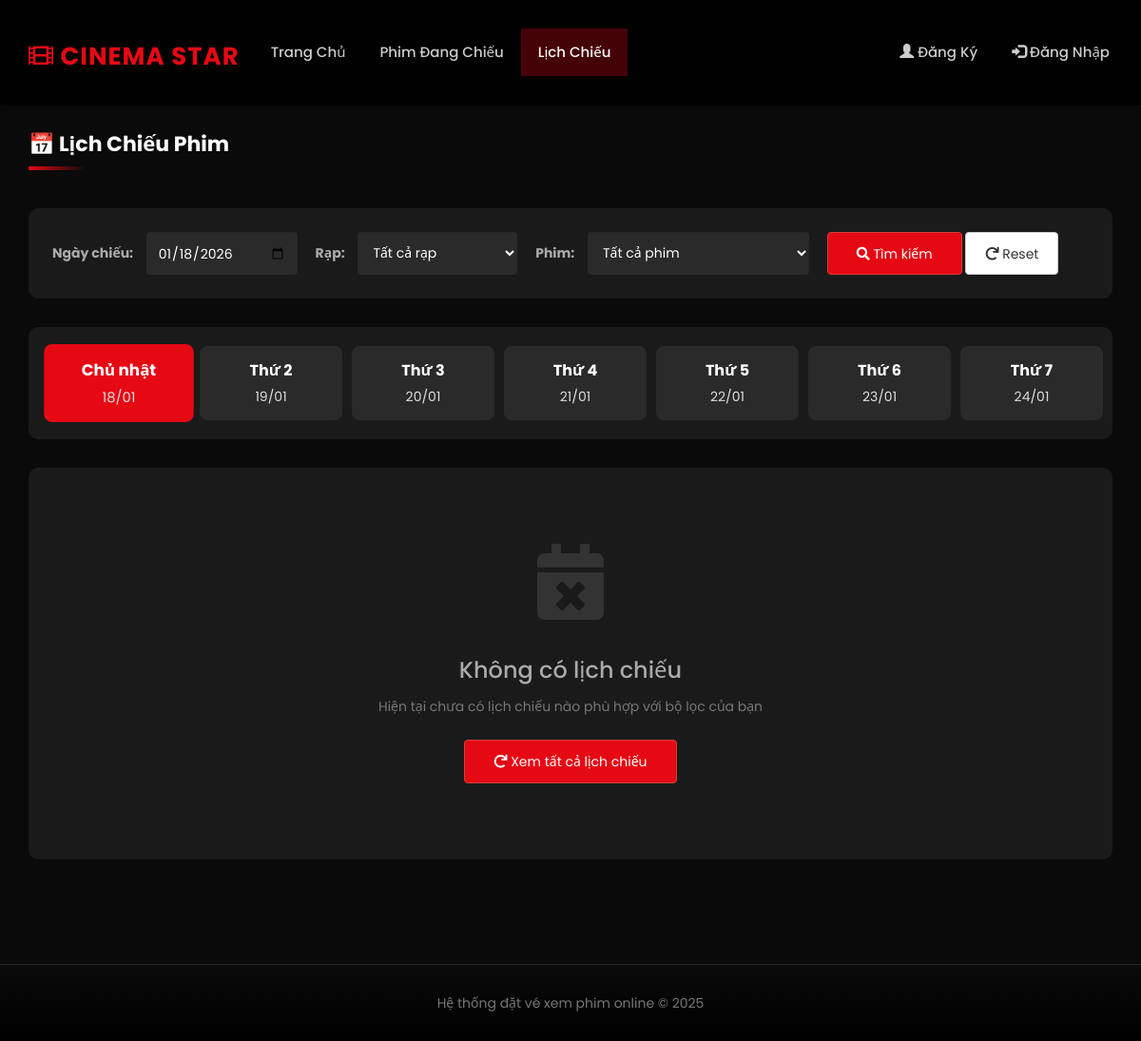
Before: /src/pages/schedule.php with the older database file.
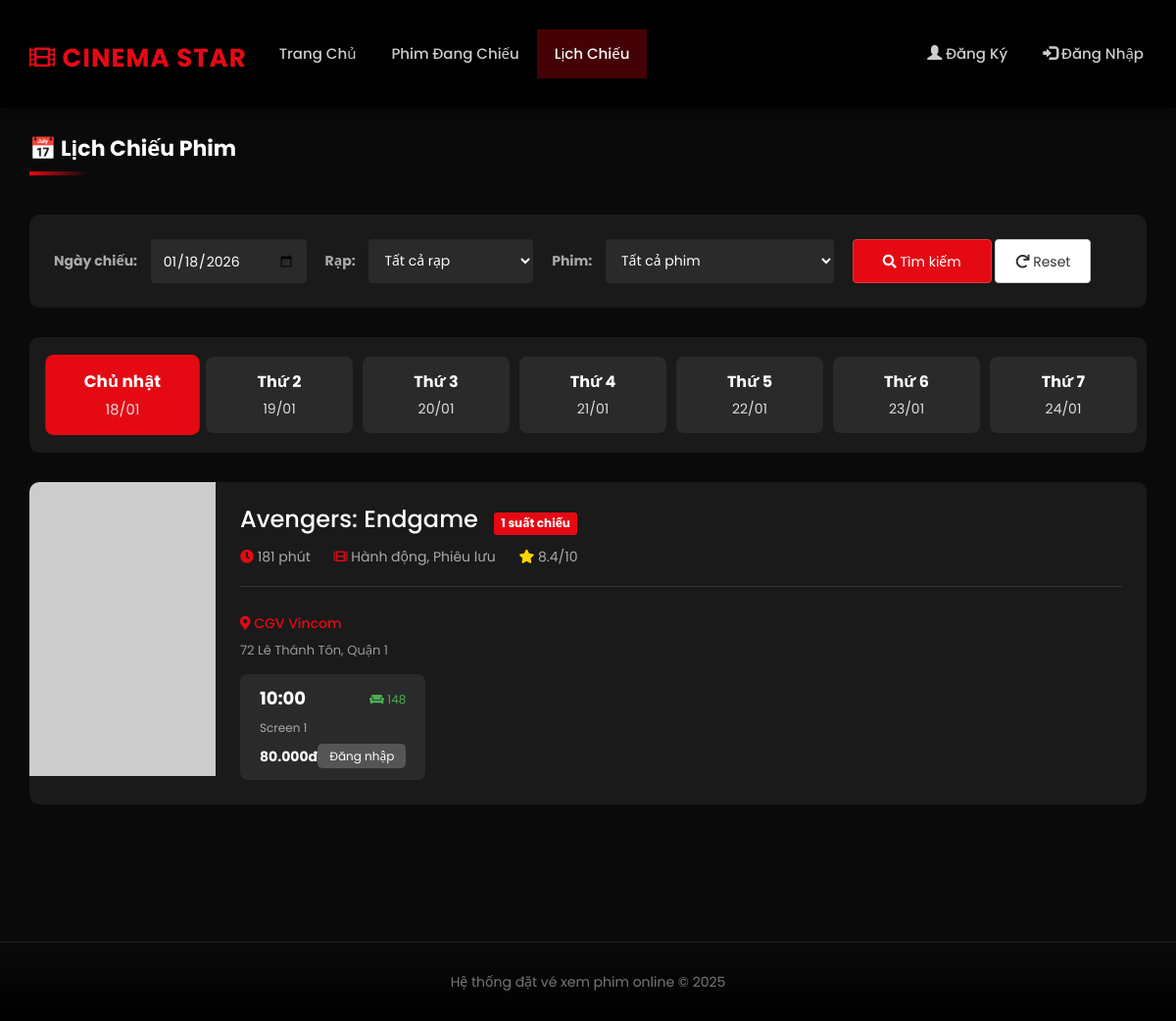
After: the same page with the newer database file.
### tables this page shows
CREATE TABLE IF NOT EXISTS `tbl_movie` (
  `movie_id` int(11) NOT NULL AUTO_INCREMENT,
  `movie_name` varchar(200) NOT NULL,
  `director` varchar(100) DEFAULT NULL,
  `cast` text DEFAULT NULL,
  `description` text DEFAULT NULL,
  `image` varchar(500) DEFAULT NULL,
  `video_url` varchar(500) DEFAULT NULL,
  `duration` int(11) DEFAULT NULL COMMENT 'Thời lượng phim (phút)',
  `genre` varchar(100) DEFAULT NULL,
  `release_date` date DEFAULT NULL,
  `rating` decimal(3,1) DEFAULT 0.0,
  `status` enum('coming_soon','now_showing','ended') DEFAULT 'now_showing',
  `created_at` timestamp NOT NULL DEFAULT current_timestamp(),
  PRIMARY KEY (`movie_id`)
);

CREATE TABLE IF NOT EXISTS `tbl_screenings` (
  `screening_id` int(11) NOT NULL AUTO_INCREMENT,
  `movie_id` int(11) NOT NULL,
  `theatre_id` int(11) NOT NULL,
  `screen_name` varchar(50) DEFAULT NULL,
  `show_date` date NOT NULL,
  `show_time` time NOT NULL,
  `price` decimal(10,2) DEFAULT 0.00,
  `available_seats` int(11) DEFAULT 100,
  PRIMARY KEY (`screening_id`),
  KEY `movie_id` (`movie_id`),
  KEY `theatre_id` (`theatre_id`)
);

CREATE TABLE IF NOT EXISTS `tbl_theatre` (
  `id` int(11) NOT NULL AUTO_INCREMENT,
  `name` varchar(100) NOT NULL,
  `address` varchar(255) DEFAULT NULL,
  `city` varchar(50) DEFAULT NULL,
  `phone` varchar(20) DEFAULT NULL,
  `total_screens` int(11) DEFAULT 1,
  PRIMARY KEY (`id`)
);

### src/pages/schedule.php (the view, shortened to what the changed rows need)
<?php include(__DIR__ . '/../includes/header.php'); ?>
<div class="container" style="margin-top: 30px; margin-bottom: 50px;">
    <h2 class="section-title">📅 Lịch Chiếu Phim</h2>
    <div style="background: #1a1a1a; padding: 20px; border-radius: 10px; margin-bottom: 30px; overflow-x: auto;">
        <div style="display: flex; gap: 10px; min-width: max-content;">
            <?php
            for($i = 0; $i < 7; $i++) {
                $day = date('Y-m-d', strtotime("+$i days"));
                $day_name = date('l', strtotime($day));
                $day_names = [
                    'Monday' => 'Thứ 2',
                    'Tuesday' => 'Thứ 3',
                    'Wednesday' => 'Thứ 4',
                    'Thursday' => 'Thứ 5',
                    'Friday' => 'Thứ 6',
                    'Saturday' => 'Thứ 7',
                    'Sunday' => 'Chủ nhật'
                ];
                $is_active = (isset($_GET['date']) && $_GET['date'] == $day) || (!isset($_GET['date']) && $i == 0);
                $active_style = $is_active ? 'background: #e50914; transform: scale(1.05);' : 'background: #2a2a2a;';
            ?>
            <a href="?date=<?php echo $day; ?><?php echo isset($_GET['theatre']) ? '&theatre='.$_GET['theatre'] : ''; ?><?php echo isset($_GET['movie']) ? '&movie='.$_GET['movie'] : ''; ?>"
               style="flex: 0 0 150px; <?php echo $active_style; ?> padding: 15px; border-radius: 8px; text-align: center; text-decoration: none; transition: all 0.3s;">
                <div style="color: #fff; font-weight: bold; font-size: 16px; margin-bottom: 5px;">
                    <?php echo $day_names[$day_name]; ?>
                </div>
                <div style="color: #ddd; font-size: 14px;">
                    <?php echo date('d/m', strtotime($day)); ?>
                </div>
            </a>
            <?php } ?>
        </div>
    </div>
    <?php
    $where = "WHERE s.show_date >= CURDATE()";
    $selected_date = isset($_GET['date']) ? mysqli_real_escape_string($con, $_GET['date']) : date('Y-m-d');
    $where .= " AND s.show_date = '$selected_date'";
    $movies_with_schedule = mysqli_query($con, "
        SELECT DISTINCT m.*,
               (SELECT COUNT(*) FROM tbl_screenings WHERE movie_id = m.movie_id AND show_date = '$selected_date') as screening_count
        FROM tbl_movie m
        JOIN tbl_screenings s ON m.movie_id = s.movie_id
        $where
        ORDER BY m.movie_name
    ");
    if(mysqli_num_rows($movies_with_schedule) > 0) {
        while($movie = mysqli_fetch_array($movies_with_schedule)) {
    ?>
    <div style="background: #1a1a1a; border-radius: 10px; margin-bottom: 30px; overflow: hidden;">
        <div class="row" style="margin: 0;">
            <div class="col-md-2" style="padding: 0;">
                <img src="<?php echo $movie['image']; ?>" style="width: 100%; height: 100%; object-fit: cover; min-height: 300px;" onerror="this.src='https://via.placeholder.com/200x300?text=No+Image';">
            </div>
            <div class="col-md-10" style="padding: 25px;">
                <h3 style="color: #fff; margin-top: 0; margin-bottom: 15px;">
                    <?php echo htmlspecialchars($movie['movie_name']); ?>
                    <span class="label label-danger" style="background: #e50914; font-size: 12px; margin-left: 10px;">
                        <?php echo $movie['screening_count']; ?> suất chiếu
                    </span>
                </h3>
                <div style="margin-bottom: 20px;">
                    <span style="color: #aaa; margin-right: 20px;">
                        <i class="fas fa-clock" style="color: #e50914;"></i>
                        <?php echo $movie['duration']; ?> phút
                    </span>
                    <span style="color: #aaa; margin-right: 20px;">
                        <i class="fas fa-film" style="color: #e50914;"></i>
                        <?php echo htmlspecialchars($movie['genre']); ?>
                    </span>
                    <span style="color: #aaa;">
                        <i class="fas fa-star" style="color: #ffd700;"></i>
                        <?php echo $movie['rating']; ?>/10
                    </span>
                </div>
                <?php
                $screenings_by_theatre = mysqli_query($con, "
                    SELECT s.*, t.name as theatre_name, t.address
                    FROM tbl_screenings s
                    JOIN tbl_theatre t ON s.theatre_id = t.id
                    WHERE s.movie_id = '{$movie['movie_id']}' AND s.show_date = '$selected_date'
                    " . (isset($_GET['theatre']) && !empty($_GET['theatre']) ? "AND s.theatre_id = '{$_GET['theatre']}'" : "") . "
                    ORDER BY t.name, s.show_time
                ");
                $current_theatre = '';
                while($screening = mysqli_fetch_array($screenings_by_theatre)) {
                    if($current_theatre != $screening['theatre_name']) {
                        $current_theatre = $screening['theatre_name'];
                ?>
                <div style="border-top: 1px solid #333; padding-top: 20px; margin-top: 20px;">
                    <h5 style="color: #e50914; margin-bottom: 10px;">
                        <i class="fas fa-map-marker-alt"></i> <?php echo htmlspecialchars($screening['theatre_name']); ?>
                    </h5>
                    <p style="color: #999; font-size: 13px; margin-bottom: 15px;">
                        <?php echo htmlspecialchars($screening['address']); ?>
                    </p>
                    <div style="display: flex; flex-wrap: wrap; gap: 10px;">
                <?php } ?>
                <div style="background: #2a2a2a; border-radius: 8px; padding: 12px 20px; min-width: 180px; transition: all 0.3s;"
                     onmouseover="this.style.background='#e50914'; this.style.transform='translateY(-3px)';"
                     onmouseout="this.style.background='#2a2a2a'; this.style.transform='translateY(0)';">
                    <div style="display: flex; justify-content: space-between; align-items: center; margin-bottom: 8px;">
                        <span style="color: #fff; font-size: 18px; font-weight: bold;">
                            <?php echo date('H:i', strtotime($screening['show_time'])); ?>
                        </span>
                        <span style="color: <?php echo $screening['available_seats'] > 50 ? '#4CAF50' : ($screening['available_seats'] > 20 ? '#FF9800' : '#f44336'); ?>; font-size: 12px;">
                            <i class="fas fa-couch"></i> <?php echo $screening['available_seats']; ?>
                        </span>
                    </div>
                    <div style="font-size: 12px; color: #aaa; margin-bottom: 8px;">
                        <?php echo htmlspecialchars($screening['screen_name']); ?>
                    </div>
                    <div style="display: flex; justify-content: space-between; align-items: center;">
                        <span style="color: #fff; font-weight: bold;">
                            <?php echo number_format($screening['price'], 0, ',', '.'); ?>đ
                        </span>
                        <?php if(isset($_SESSION['user'])) { ?>
                            <a href="booking.php?screening_id=<?php echo $screening['screening_id']; ?>"
                               style="background: rgba(255,255,255,0.2); color: #fff; padding: 4px 12px; border-radius: 5px; font-size: 12px; text-decoration: none; font-weight: bold;">
                                ĐẶT VÉ
                            </a>
                        <?php } else { ?>
                            <a href="login.php"
                               style="background: rgba(255,255,255,0.2); color: #fff; padding: 4px 12px; border-radius: 5px; font-size: 12px; text-decoration: none;">
                                Đăng nhập
                            </a>
                        <?php } ?>
                    </div>
                </div>
                <?php
                }
                echo '</div></div>';
                ?>
            </div>
        </div>
    </div>
    <?php
        }
    } else {
    ?>
    <div style="text-align: center; padding: 80px 20px; background: #1a1a1a; border-radius: 10px;">
        <i class="fas fa-calendar-times" style="font-size: 80px; color: #333; margin-bottom: 20px;"></i>
        <h3 style="color: #aaa; margin-bottom: 15px;">Không có lịch chiếu</h3>
        <p style="color: #777; margin-bottom: 25px;">
            <?php
            if(isset($_GET['date'])) {
                echo 'Không có suất chiếu nào vào ngày ' . date('d/m/Y', strtotime($_GET['date']));
            } else {
                echo 'Hiện tại chưa có lịch chiếu nào phù hợp với bộ lọc của bạn';
            }
            ?>
        </p>
        <a href="schedule.php" class="btn btn-danger" style="background: #e50914; padding: 12px 30px;">
            <i class="fas fa-redo"></i> Xem tất cả lịch chiếu
        </a>
    </div>
    <?php } ?>
</div>
<?php include(__DIR__ . '/../includes/footer.php'); ?>

Changed rows visible on the page:
now on this page (row unchanged): tbl_movie: movie_name "Avengers: Endgame", screening_count "1", duration "181", genre "Hành động, Phiêu lưu", rating "8.4"
now on this page (row edited): tbl_screenings: theatre.name "CGV Vincom", theatre.address "72 Lê Thánh Tôn, Quận 1", show_time "10:00", available_seats "148", screen_name "Screen 1", price "80.000"
Other visible differences:
text no longer shown: "Không có lịch chiếu Hiện tại chưa có lịch chiếu nào phù hợp với bộ lọc của bạn Xem tất cả lịch chiếu"
